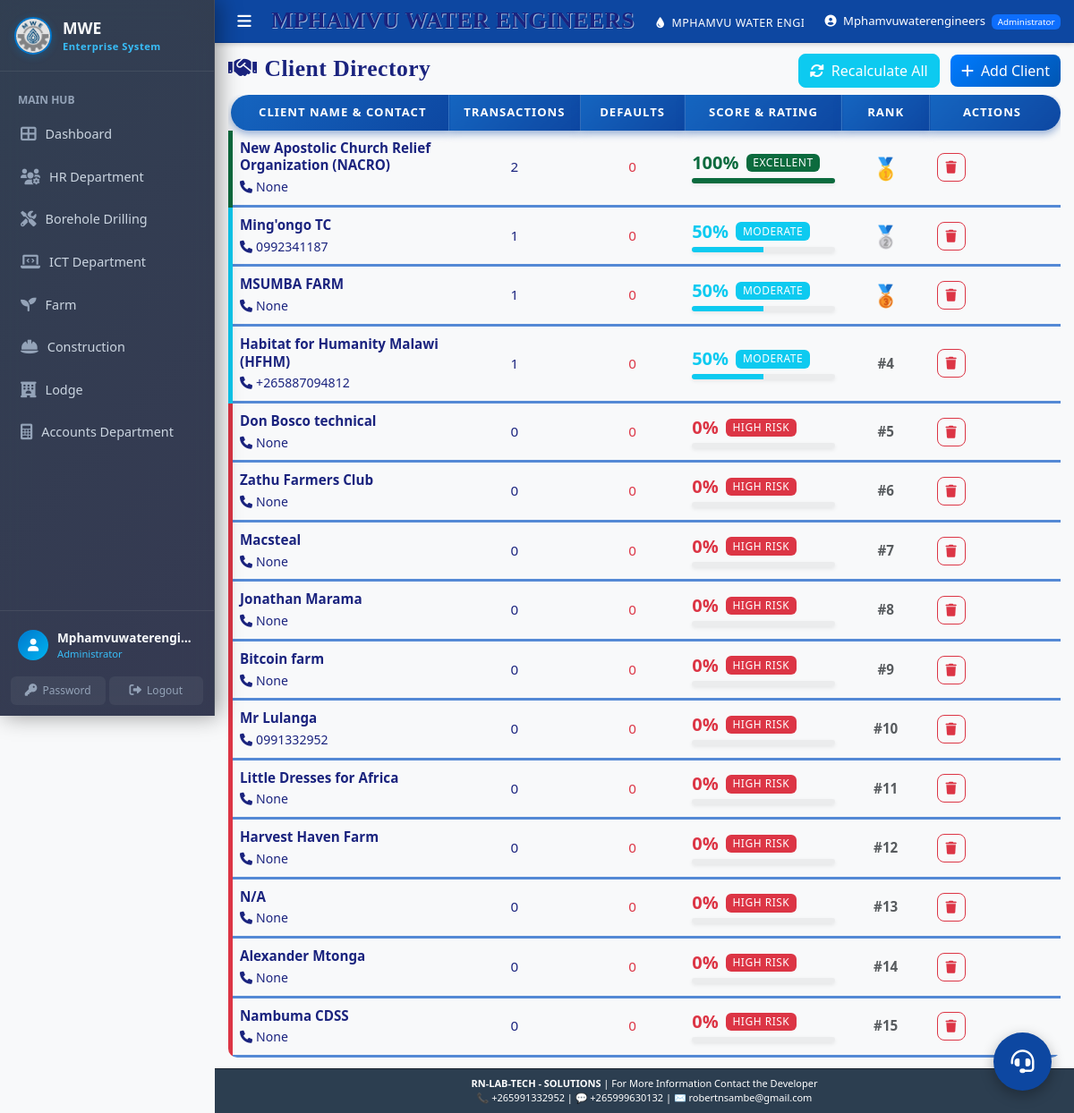
The app's page /clients/ (signed in), older data.
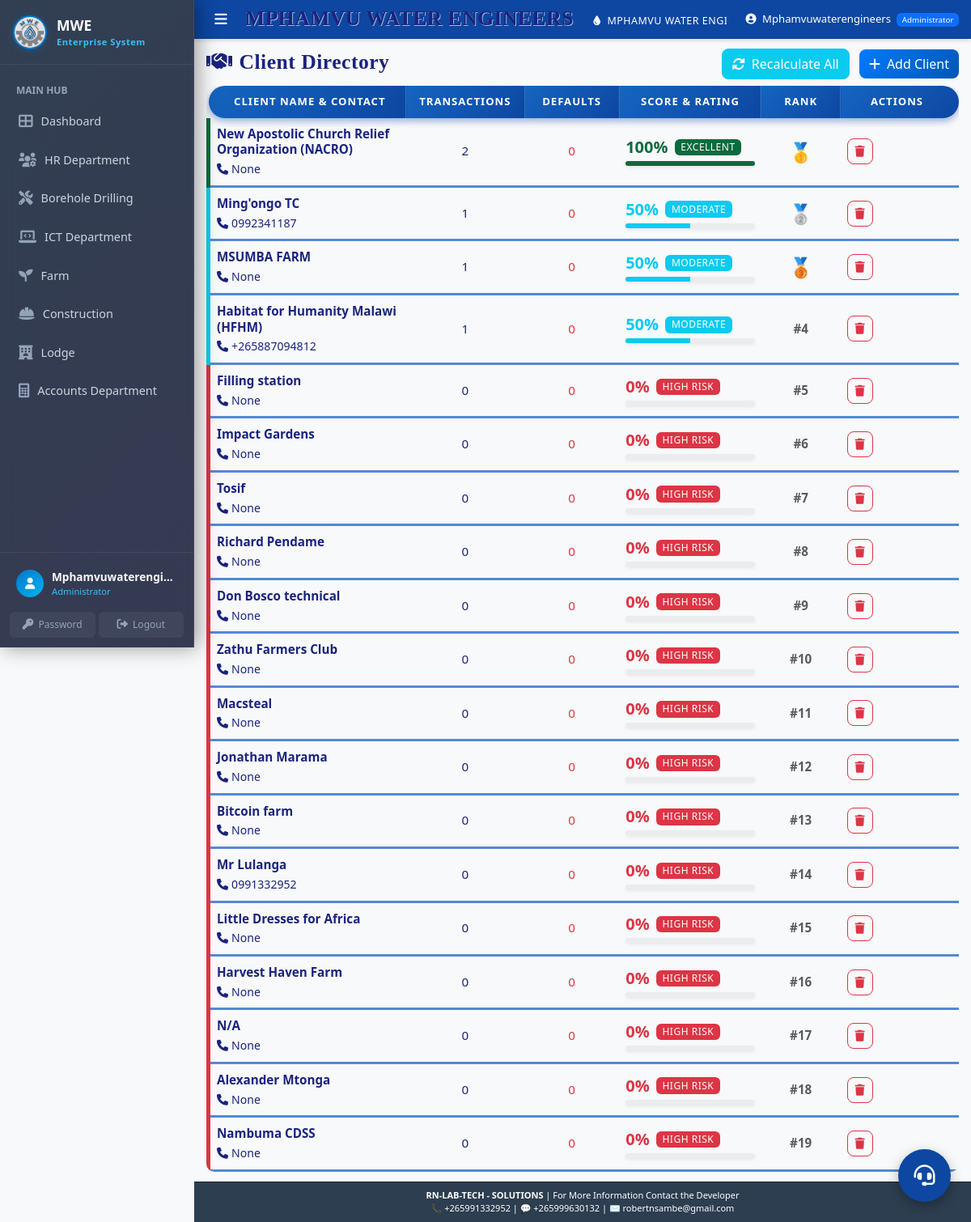
The same page, newer data.
### models.py (models this page shows)
class Client(db.Model):
    __tablename__ = 'clients'
    client_id = db.Column(db.Integer, primary_key=True)
    client_name = db.Column(db.String(200), nullable=False)
    phone = db.Column(db.String(20), nullable=False)
    email = db.Column(db.String(100))
    address = db.Column(db.Text, nullable=False)
    project_type = db.Column(db.String(100), nullable=False)
    quotation_amount = db.Column(db.Float, default=0)
    contract_status = db.Column(db.String(20), default='Pending')
    payment_status = db.Column(db.String(20), default='Pending')
    total_transactions = db.Column(db.Integer, default=0)
    completed_transactions = db.Column(db.Integer, default=0)
    on_time_payments = db.Column(db.Integer, default=0)
    defaults = db.Column(db.Integer, default=0)
    credit_score = db.Column(db.Integer, default=0)
    created_at = db.Column(db.DateTime, default=datetime.utcnow)
    updated_at = db.Column(db.DateTime, default=datetime.utcnow, onupdate=datetime.utcnow)
    department = db.Column(db.String(100), default='Borehole Drilling', nullable=False)
    reference_number = db.Column(db.String(50), unique=True, default=lambda: get_reference_number('CLI'))

### clients/client_routes.py (the view)
@clients_bp.route('/')
@login_required
def list_clients():
    query = Client.query
    query = apply_dept_filter(query, Client)
    clients = query.order_by(Client.credit_score.desc(), Client.created_at.desc()).all()
    return render_template('clients/list.html', clients=clients)

### app.py (called while the page is built)
@app.context_processor
def inject_now():
    return {
        'datetime': datetime,
    }

### clients/client_routes.py (called while the page is built)
def login_required(f):
    @wraps(f)
    def decorated_function(*args, **kwargs):
        if 'user_id' not in session:
            flash('Please log in to access this page.', 'error')
            return redirect(url_for('login'))
        return f(*args, **kwargs)
    return decorated_function

### utils/auth_utils.py (called while the page is built)
def apply_dept_filter(query, model):
    role = session.get('role')
    dept_context = session.get('department_context')
    if dept_context:
        return query.filter(model.department == dept_context)
    if role in ['Administrator', 'Director', 'HR Manager', 'Accountant']:
        return query # No filter applied, they see everything
    return query.filter(model.department == 'Borehole Drilling')

### templates/clients/list.html (shortened to what the changed rows need)
{% extends "base.html" %}
{% block content %}
<div class="row mb-2">
    <div class="col-12">
        <div class="d-flex justify-content-between align-items-center">
            <h2><i class="fas fa-handshake me-2"></i>Client Directory</h2>
        </div>
    </div>
</div>
<div class="card">
    <div class="card-body p-0">
        {% if clients %}
        <div class="table-responsive">
            <table class="table table-hover">
                <thead>
                        <th style="width: 25%;">Client Name & Contact</th>
                        <th style="width: 15%;">Transactions</th>
                        <th style="width: 12%;">Defaults</th>
                        <th style="width: 18%;">Score & Rating</th>
                        <th style="width: 10%;">Rank</th>
                        <th style="width: 15%;">Actions</th>
                </thead>
                <tbody>
                    {% set ns = namespace(max_raw=1) %}
                    {% for c in clients %}
                        {% if (c.credit_score or 0) > ns.max_raw %}
                            {% set ns.max_raw = c.credit_score %}
                        {% endif %}
                    {% endfor %}
                    {% for client in clients %}
                        {% set raw_val = client.credit_score or 0 %}
                        {% set calc_val = ((raw_val / ns.max_raw) * 100) | round | int %}
                        {% set calc_val = 0 if calc_val < 0 else calc_val %}
                        {% set score = 100 if calc_val > 100 else calc_val %}
                        {% if score >= 90 %}
                            {% set rating_text = 'Excellent' %}
                            {% set r_color = '#0c6b3e' %}
                        {% elif score >= 75 %}
                            {% set rating_text = 'Very Reliable' %}
                            {% set r_color = '#198754' %}
                        {% elif score >= 60 %}
                            {% set rating_text = 'Reliable' %}
                            {% set r_color = '#20c997' %}
                        {% elif score >= 40 %}
                            {% set rating_text = 'Moderate' %}
                            {% set r_color = '#0dcaf0' %}
                        {% elif score >= 20 %}
                            {% set rating_text = 'Risk' %}
                            {% set r_color = '#fd7e14' %}
                        {% else %}
                            {% set rating_text = 'High Risk' %}
                            {% set r_color = '#dc3545' %}
                        {% endif %}
                    <tr>
                        <td style="border-left: 5px solid {{ r_color }} !important;">
                            <div class="fw-bold mb-1">{{ client.client_name }}</div>
                            <div class="contact-line small"><i class="fas fa-phone me-1"></i>{{ client.phone }}</div>
                        </td>
                        <td class="text-center fw-medium">{{ client.completed_transactions or 0 }}</td>
                        <td class="text-center fw-medium text-danger">{{ client.defaults or 0 }}</td>
                        <td>
                            <div class="d-flex align-items-center mb-1">
                                <div class="fw-bold fs-5 me-2" style="color: {{ r_color }};">{{ score }}%</div>
                                <span class="badge text-uppercase text-white" style="background-color: {{ r_color }}; letter-spacing: 0.5px; font-size: 0.75rem;">{{ rating_text }}</span>
                            </div>
                            <div class="progress shadow-sm" style="height: 6px; width: 100%; border-radius: 3px; background-color: rgba(0,0,0,0.05);">
                                <div class="progress-bar" role="progressbar" style="width: {{ score }}%; background-color: {{ r_color }};" aria-valuenow="{{ score }}" aria-valuemin="0" aria-valuemax="100"></div>
                            </div>
                        </td>
                        <td class="text-center">
                            {% if loop.index == 1 %}
                                <span style="font-size: 1.5rem;" title="1st Place">🥇</span>
                            {% elif loop.index == 2 %}
                                <span style="font-size: 1.5rem;" title="2nd Place">🥈</span>
                            {% elif loop.index == 3 %}
                                <span style="font-size: 1.5rem;" title="3rd Place">🥉</span>
                            {% else %}
                                <span class="fw-bold text-muted">#{{ loop.index }}</span>
                            {% endif %}
                        </td>
                        <td>
                            <div class="d-flex gap-1">
                                <form method="POST" action="{{ url_for('clients.delete_client', client_id=client.client_id) }}" onsubmit="return confirm('Are you sure you want to delete this client?');" style="display:inline;">
                                    <button type="submit" class="btn btn-sm btn-outline-danger action-btn" title="Delete">
                                        <i class="fas fa-trash"></i>
                                    </button>
                                </form>
                            </div>
                        </td>
                    </tr>
                    {% endfor %}
                </tbody>
            </table>
        </div>
        {% endif %}
    </div>
</div>
{% endblock %}

Row changes from the older to the newer data that the page shows:
added Client: client_name "Filling station", phone "None", completed_transactions "0", defaults "0", score "0", rating_text "HIGH RISK"
added Client: client_name "Impact Gardens", phone "None", completed_transactions "0", defaults "0", score "0", rating_text "HIGH RISK"
added Client: client_name "Tosif", phone "None", completed_transactions "0", defaults "0", score "0", rating_text "HIGH RISK"
added Client: client_name "Richard Pendame", phone "None", completed_transactions "0", defaults "0", score "0", rating_text "HIGH RISK"
